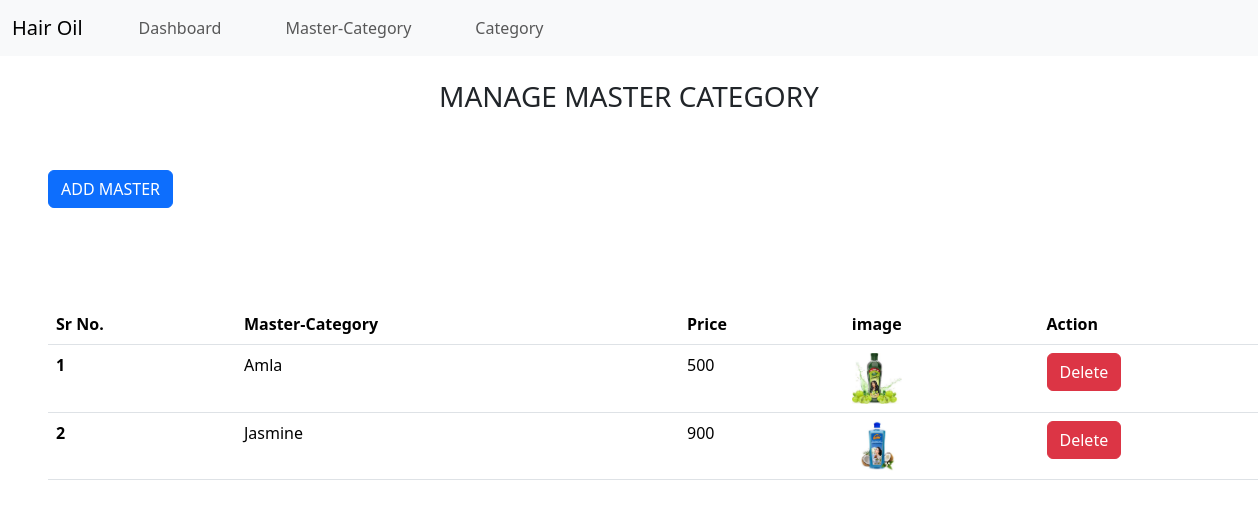
Screenshot of /admin/manage-mastercategory.php with the database file from the repository.
### tables this page shows
CREATE TABLE `master_category` (
  `id` int NOT NULL AUTO_INCREMENT,
  `name` varchar(45) DEFAULT NULL,
  `price` int DEFAULT NULL,
  `image` varchar(255) DEFAULT NULL,
  PRIMARY KEY (`id`)
);

### admin/manage-mastercategory.php (the view, shortened to what this page needs)
<?php require('menu.php');?>
<br>
<h3 class="text-center">MANAGE MASTER CATEGORY</h3>
<a href="add-mastercategory.php" class="btn btn-primary  my-5 mx-5">ADD MASTER</a>
<br>
<table class="table my-5 mx-5">
  <thead>
    <tr>
      <th scope="col">Sr No.</th>
      <th scope="col">Master-Category</th>
      <th scope="col">Price</th>
      <th scope="col">image</th>
      <th scope="col">Action</th>
    </tr>
  </thead>
  <?php
  $sql="SELECT * FROM master_category";
  $res=mysqli_query($con,$sql);
  $count=mysqli_num_rows($res);
  $sn=1;
  if($count>0)
  {
    while($row=mysqli_fetch_assoc($res))
    {
        $id=$row['id'];
        $name=$row['name'];
        $price=$row['price'];
        $image=$row['image'];
        ?>
        <tbody>
    <tr>
      <th scope="row"><?php echo $sn++;?></th>
      <td><?php echo $name;?></td>
      <td><?php echo $price;?></td>
      <td>
      <?php
      if($image=='')
      {
        echo " image not added ";
      }
      else
      {
        ?>
        <img src="<?php echo SITEURL;?>image/master/<?php echo $image;?>"width="50px">
        <?php
      }
     ?>
     </td>
      <td>
        <a href="<?php echo SITEURL;?>admin/delete-mastercategory.php?id=<?php echo $id;?>&image=<?php echo $image;?>" class="btn btn-danger">Delete</a>
      </td>
    </tr>
  </tbody>
        <?php
    }
  }
  ?>
</table>
<?php require('footer.php');?>

### rows the page displays
master_category: name "Amla", price "500", image (picture)
master_category: name "Jasmine", price "900", image (picture)
